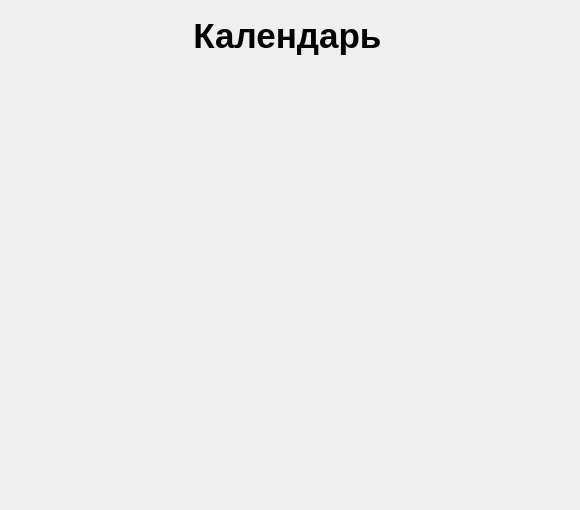
<?xml version="1.0" encoding="UTF-8"?>
<ui version="4.0">
 <class>Calendar</class>
 <widget class="QWidget" name="Calendar">
  <property name="geometry">
   <rect>
    <x>0</x>
    <y>0</y>
    <width>580</width>
    <height>510</height>
   </rect>
  </property>
  <property name="windowTitle">
   <string>Календарь</string>
  </property>
  <widget class="QLabel" name="label">
   <property name="geometry">
    <rect>
     <x>-1</x>
     <y>0</y>
     <width>621</width>
     <height>71</height>
    </rect>
   </property>
   <property name="font">
    <font>
     <pointsize>26</pointsize>
     <weight>75</weight>
     <bold>true</bold>
    </font>
   </property>
   <property name="text">
    <string>                    Календарь</string>
   </property>
  </widget>
 </widget>
 <resources/>
 <connections/>
</ui>
